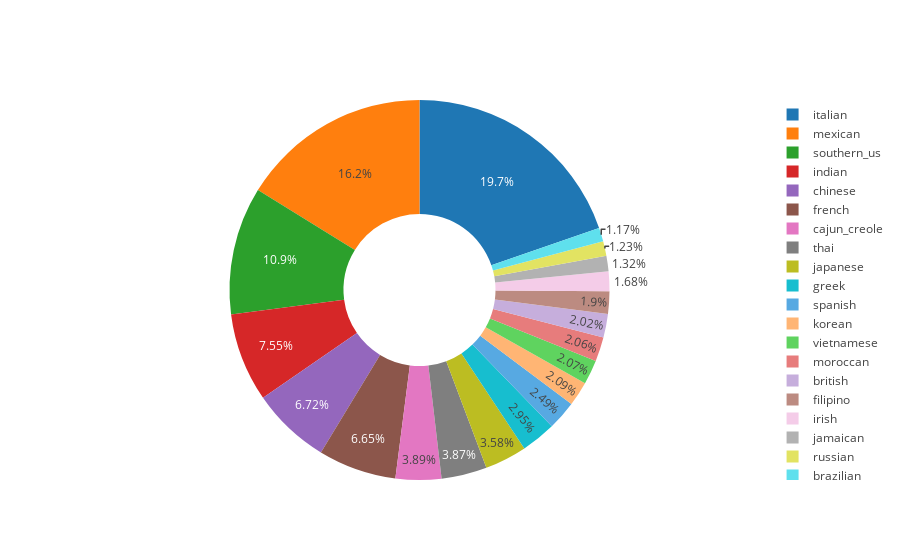

Notebook code for this chart:
### Code cell
labels = temp.index.tolist()
values = (temp["cuisine"]/temp["cuisine"].sum())*100

trace = go.Pie(labels=labels, values=values,hole = 0.4)

iplot([trace], filename='basic_pie_chart')

### Figure 1 — Plotly figure (JSON) as saved in the notebook; plotly's stock layout.template omitted (floating-point values rounded to 4 significant figures)
{"data": [{"hole": 0.4, "labels": ["italian", "mexican", "southern_us", "indian", "chinese", "french", "cajun_creole", "thai", "japanese", "greek", "spanish", "korean", "vietnamese", "moroccan", "british", "filipino", "irish", "jamaican", "russian", "brazilian"], "type": "pie", "uid": "4d051986-9b6f-11e8-9071-8c8590ad4a76", "values": [19.71, 16.19, 10.86, 7.55, 6.72, 6.653, 3.887, 3.869, 3.578, 2.954, 2.487, 2.087, 2.074, 2.064, 2.021, 1.898, 1.677, 1.322, 1.229, 1.174]}], "layout": {}}
